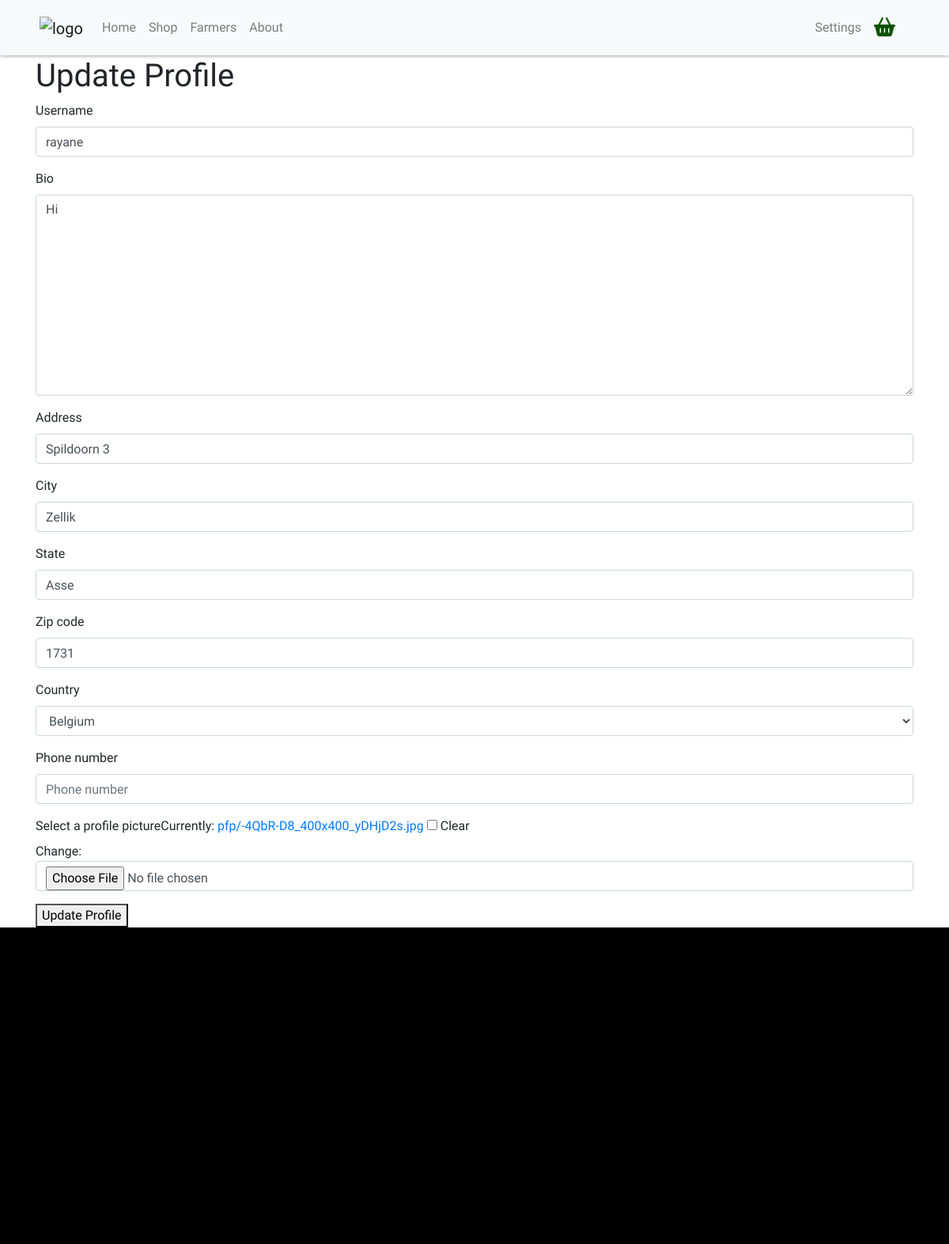
Screenshot of /accounts/11/update/ (signed in) with the database file from the repository.
### accounts/models.py (models this page shows, shortened)
class User(auth.models.AbstractUser):
    username = models.CharField(max_length=50, unique=True)
    is_farmer = models.BooleanField(default=False)
    farm_nr = models.CharField(max_length=200, null=True)
    address = models.CharField(max_length=300, null=True)
    city = models.CharField(max_length=200, null=True)
    state = models.CharField(max_length=50, null=True)
    zip_code = models.CharField(max_length=20, null=True)
    country = CountryField(null=True)
    phone_number = PhoneNumberField(blank=True, null=True)
    latitude = models.FloatField(blank=True, null=True)
    longitude = models.FloatField(blank=True, null=True)
    profile_pic = models.ImageField(upload_to="pfp/", blank=True, null=True, default="pfp/default.jpg")
    avg_rating = models.DecimalField(max_digits=2, decimal_places=1, default=0)
    bio = models.TextField(blank=True)
    class Meta:
        verbose_name = "Farmer"

### accounts/views.py (the view, shortened to what this page needs)
# urls.py: path("<int:pk>/update/", views.UpdateUser.as_view(), name="update_user"),
class UpdateUser(LoginRequiredMixin, UpdateView):
    model = User
    form_class = forms.UserUpdateForm
    template_name = "accounts/user_form.html"
    def dispatch(self, request, *args, **kwargs):
        if request.user != self.get_object():
            raise Http404("You do not have the permission for this action!")
        return super().dispatch(request, *args, **kwargs)

### accounts/forms.py
class UserUpdateForm(forms.ModelForm):
    class Meta:
        model = User
        fields = ("username", "bio", "address", "city", "state", "zip_code", "country", "phone_number", "profile_pic")
    def __init__(self, *args, **kwargs):
        super().__init__(*args, **kwargs)
        self.fields["profile_pic"].label = "Select a profile picture"

### accounts/templates/accounts/user_form.html (shortened to what this page needs)
{% extends "base.html" %}
{% load bootstrap4 %}
{% block content %}
<div class="container">
    <h1>Update Profile</h1>
    <form method="post" enctype="multipart/form-data">
        {% for field in form %}
        {% if field.name == "farm_nr" %}
        <div id="farm_nr" style="display: none">
            {% bootstrap_field field %}
        </div>
        {% else %}
        {% bootstrap_field field %}
        {% endif %}
        {% endfor %}
        <div><button type="submit">Update Profile</button></div>
    </form>
</div>
{% endblock %}

### static/farmfresh/css/master.css (style rules this page uses)
body { font-family: 'Lexend', sans-serif; }

### rows the page displays
User: username "rayane" "Hi" "Spildoorn 3" "Zellik" "Asse" "1731" "Belgium"
